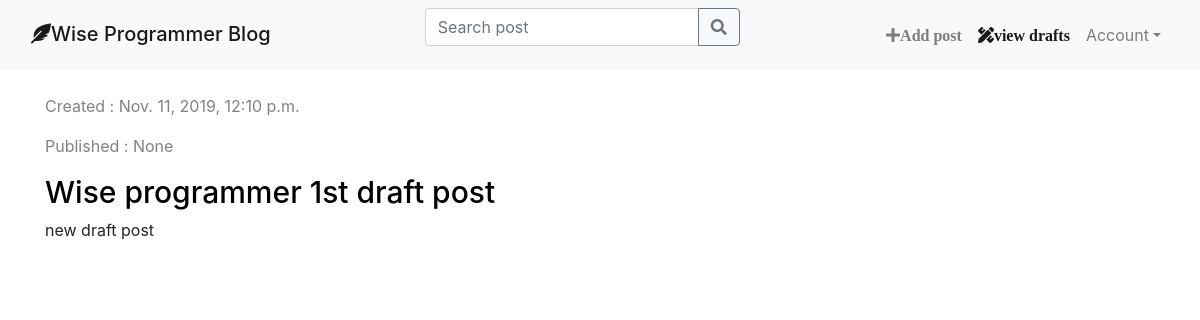
The page /drafts/ (signed in) on the database as committed earlier.
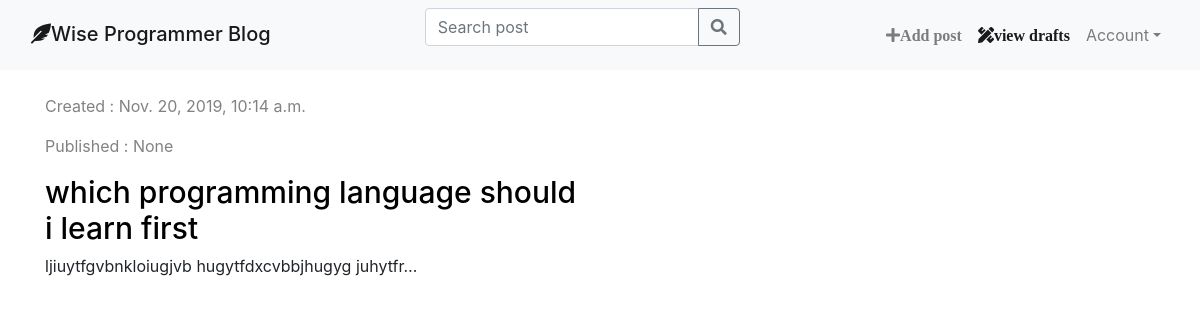
The same page on the database as committed later.
### blog/models.py (models this page shows, shortened)
class Post(models.Model):
    author = models.ForeignKey('auth.User', on_delete=models.CASCADE)
    title = models.CharField(max_length=10000)
    text = models.TextField()
    created_date = models.DateTimeField(default=timezone.now)
    published_date = models.DateTimeField(blank=True, null=True)
    edited_date = models.DateTimeField(blank=True, null=True)

### blog/views.py (the view)
# urls.py: path('drafts/', views.post_draft_list, name='post_draft_list'),
@login_required
def post_draft_list(request):
    post = Post.objects.filter(
        published_date__isnull=True).order_by('-created_date')
    stuff_for_frontend = {'posts': post}
    return render(request, 'blog/post_draft_list.html', stuff_for_frontend)

### blog/templates/blog/post_draft_list.html (shortened to what this page needs)
{% extends 'blog/base.html' %}
{% block nav %}
<li class="nav-item">
    <a class="nav-link" href="{% url 'post_new'%}"><i class="fa fa-plus">Add post</i></a>
</li>
<li class="nav-item active">
    <a class="nav-link" href="{% url 'post_draft_list' %}"><i class="fas fa-pencil-ruler fa">view drafts</i></a>
</li>
{% endblock%}
    {% block content%}
        {% for post in posts %}
            <div class="post">
                <div class="date">
                    <p>Created : {{ post.created_date }}</p>
                    <p> Published : {{ post.published_date }}</p>
                </div>
                <h1> <a href="{% url 'post_detail' pk=post.pk %}"> {{ post.title }} </a> </h1>
                <p> {{ post.text | truncatechars:50}} </p>
            </div>
        {% endfor %}
    {% endblock %}

Rows that differ between the two databases and show on the page:
removed Post: created_date "Nov. 11, 2019, 12:10 p.m.", published_date "None", title "Wise programmer 1st draft post", text "new draft post"
added Post: created_date "Nov. 20, 2019, 10:14 a.m.", published_date "None", title "which programming language should i learn first", text "ljiuytfgvbnkloiugjvb hugytfdxcvbbjhugyg juhytfr…"
